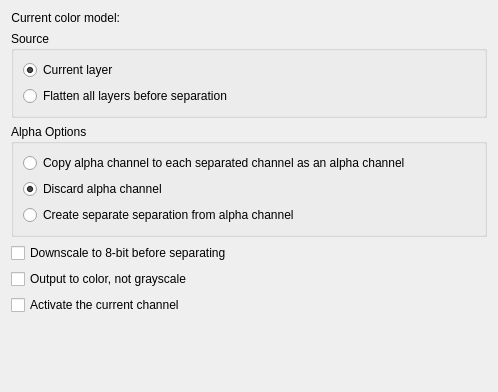
<?xml version="1.0" encoding="utf-8"?>
<ui version="4.0">
 <author>
    SPDX-FileCopyrightText: none
    SPDX-License-Identifier: GPL-3.0-or-later
  </author>
 <class>WdgSeparations</class>
 <widget class="QWidget" name="WdgSeparations">
  <property name="geometry">
   <rect>
    <x>0</x>
    <y>0</y>
    <width>498</width>
    <height>392</height>
   </rect>
  </property>
  <layout class="QVBoxLayout" name="verticalLayout">
   <item>
    <layout class="QHBoxLayout" name="horizontalLayout_3">
     <item>
      <widget class="QLabel" name="textLabel1">
       <property name="text">
        <string>Current color model:</string>
       </property>
       <property name="alignment">
        <set>Qt::AlignRight|Qt::AlignTrailing|Qt::AlignVCenter</set>
       </property>
       <property name="wordWrap">
        <bool>false</bool>
       </property>
      </widget>
     </item>
     <item>
      <widget class="QLabel" name="lblColormodel">
       <property name="sizePolicy">
        <sizepolicy hsizetype="Expanding" vsizetype="Preferred">
         <horstretch>0</horstretch>
         <verstretch>0</verstretch>
        </sizepolicy>
       </property>
       <property name="text">
        <string/>
       </property>
       <property name="wordWrap">
        <bool>false</bool>
       </property>
      </widget>
     </item>
    </layout>
   </item>
   <item>
    <layout class="QHBoxLayout" name="horizontalLayout_2">
     <item>
      <widget class="QGroupBox" name="grpSource">
       <property name="sizePolicy">
        <sizepolicy hsizetype="Expanding" vsizetype="Preferred">
         <horstretch>0</horstretch>
         <verstretch>0</verstretch>
        </sizepolicy>
       </property>
       <property name="title">
        <string>Source</string>
       </property>
       <layout class="QGridLayout">
        <item column="0" row="0">
         <widget class="QRadioButton" name="radioCurrentLayer">
          <property name="text">
           <string>Current layer</string>
          </property>
          <property name="checked">
           <bool>true</bool>
          </property>
         </widget>
        </item>
        <item column="0" row="1">
         <widget class="QRadioButton" name="radioAllLayers">
          <property name="text">
           <string>Flatten all layers before separation</string>
          </property>
         </widget>
        </item>
       </layout>
      </widget>
     </item>
    </layout>
   </item>
   <item>
    <widget class="QGroupBox" name="grpAlpha">
     <property name="title">
      <string>Alpha Options</string>
     </property>
     <layout class="QGridLayout">
      <item column="0" row="0">
       <widget class="QRadioButton" name="radioCopyAlpha">
        <property name="text">
         <string>Copy alpha channel to each separated channel as an alpha channel</string>
        </property>
       </widget>
      </item>
      <item column="0" row="1">
       <widget class="QRadioButton" name="radioDiscardAlpha">
        <property name="text">
         <string>Discard alpha channel</string>
        </property>
        <property name="checked">
         <bool>true</bool>
        </property>
       </widget>
      </item>
      <item column="0" row="2">
       <widget class="QRadioButton" name="radioSeparateAlpha">
        <property name="text">
         <string>Create separate separation from alpha channel</string>
        </property>
       </widget>
      </item>
     </layout>
    </widget>
   </item>
   <item>
    <widget class="QCheckBox" name="chkDownscale">
     <property name="text">
      <string>Downscale to 8-bit before separating</string>
     </property>
    </widget>
   </item>
   <item>
    <widget class="QCheckBox" name="chkColors">
     <property name="text">
      <string>Output to color, not grayscale</string>
     </property>
    </widget>
   </item>
   <item>
    <widget class="QCheckBox" name="chkActivateCurrentChannel">
     <property name="toolTip">
      <string>Activate only the current channel for the new node, deactivate all other channels.</string>
     </property>
     <property name="text">
      <string>Activate the current channel</string>
     </property>
    </widget>
   </item>
   <item>
    <spacer>
     <property name="orientation">
      <enum>Qt::Vertical</enum>
     </property>
     <property name="sizeType">
      <enum>QSizePolicy::Expanding</enum>
     </property>
     <property name="sizeHint" stdset="0">
      <size>
       <width>20</width>
       <height>16</height>
      </size>
     </property>
    </spacer>
   </item>
  </layout>
 </widget>
 <tabstops>
  <tabstop>radioCurrentLayer</tabstop>
  <tabstop>radioDiscardAlpha</tabstop>
  <tabstop>chkDownscale</tabstop>
  <tabstop>chkColors</tabstop>
 </tabstops>
 <resources/>
 <connections/>
</ui>
